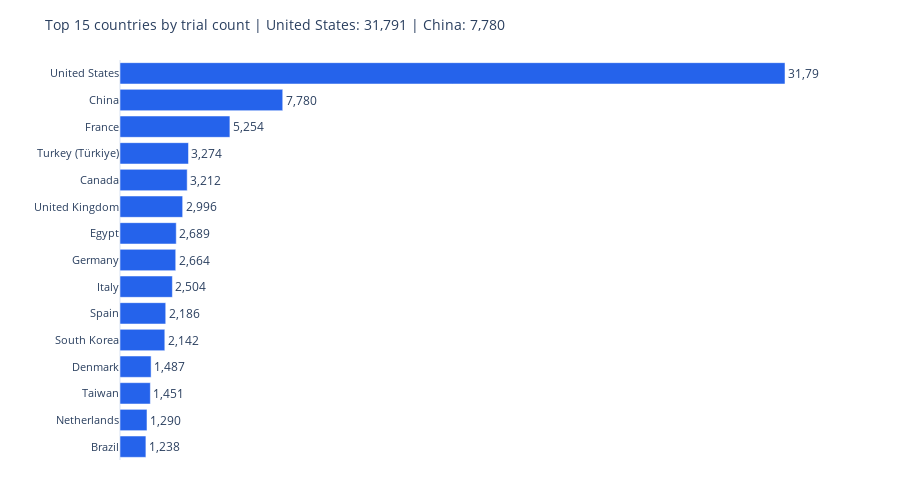

Notebook code for this chart:
### Code cell
# ============================================================
# 2.2 Country distribution chart
# ============================================================

# Prepare data for plot
plot_data = top20.sort_values('n_trials', ascending=True).tail(15)

# Create horizontal bar chart
fig_country = go.Figure()

fig_country.add_trace(go.Bar(
    x=plot_data['n_trials'],
    y=plot_data['primary_country'],
    orientation='h',
    marker_color=DEFAULT_COLORS[0],
    text=[f"{v:,.0f}" for v in plot_data['n_trials']],
    textposition='outside',
    hovertemplate='<b>%{y}</b><br>%{x:,.0f} trials<extra></extra>',
))

# Title with key insight
top1 = df_country.iloc[0]
top2 = df_country.iloc[1]
title_text = f"Top 15 countries by trial count | {top1['primary_country']}: {top1['n_trials']:,.0f} | {top2['primary_country']}: {top2['n_trials']:,.0f}"

fig_country.update_layout(
    title=dict(text=title_text, font=dict(size=14)),
    xaxis=dict(showgrid=False, showticklabels=False, title=None),
    yaxis=dict(title=None, tickfont=dict(size=11)),
    height=500,
    template='plotly_white',
    margin=dict(l=120, r=80, t=60, b=40),
)
fig_country.show()

### Figure 1 — Plotly figure (JSON) as saved in the notebook; plotly's stock layout.template omitted (floating-point values rounded to 4 significant figures)
{"data": [{"hovertemplate": "<b>%{y}</b><br>%{x:,.0f} trials<extra></extra>", "marker": {"color": "#2563eb"}, "orientation": "h", "text": ["1,238", "1,290", "1,451", "1,487", "2,142", "2,186", "2,504", "2,664", "2,689", "2,996", "3,212", "3,274", "5,254", "7,780", "31,791"], "textposition": "outside", "type": "bar", "x": [1238, 1290, 1451, 1487, 2142, 2186, 2504, 2664, 2689, 2996, 3212, 3274, 5254, 7780, 31791], "y": ["Brazil", "Netherlands", "Taiwan", "Denmark", "South Korea", "Spain", "Italy", "Germany", "Egypt", "United Kingdom", "Canada", "Turkey (Türkiye)", "France", "China", "United States"]}], "layout": {"height": 500, "margin": {"b": 40, "l": 120, "r": 80, "t": 60}, "title": {"font": {"size": 14}, "text": "Top 15 countries by trial count | United States: 31,791 | China: 7,780"}, "xaxis": {"showgrid": false, "showticklabels": false, "title": {}}, "yaxis": {"tickfont": {"size": 11}, "title": {}}}}
